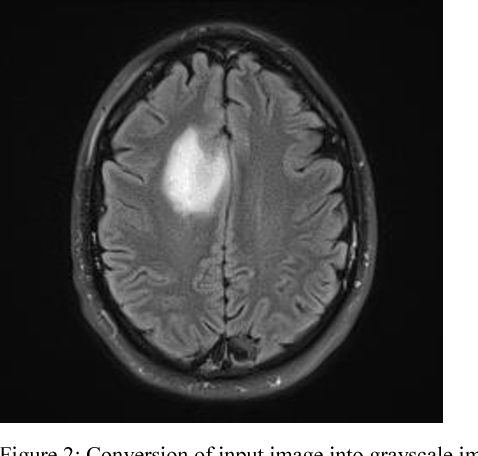
#> input picture Trabalho2/brain.png, 478 x 456 px
$ python Questao1.py
#> lines starting #> are read from the running program, lines starting #| are printed output that depends on the picture; after the words box and inside, x2 and y2 are one past the last pixel; in counts of white or black regions, pixels touching at a corner belong together
import cv2
import numpy as np
from skimage.filters import threshold_otsu
from skimage.morphology import opening, closing, disk
from skimage.measure import label, regionprops
import matplotlib.pyplot as plt

import cv2
import numpy as np

img = cv2.imread("brain.png")
#> img is the input picture: shape (456, 478, 3); min 0, max 255, mean 76.8
cv2.imwrite("brain_cortado.png", img[0:420, 0:430])
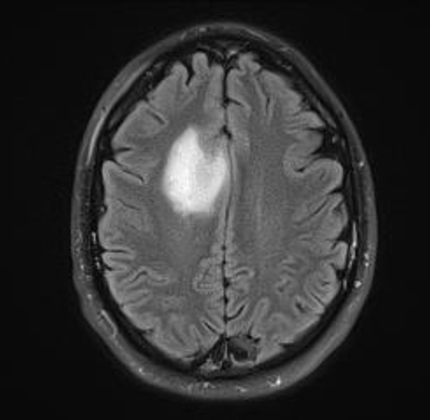
#> saved as brain_cortado.png: shape (420, 430, 3); min 2, max 253, mean 50.2

# Filtro passa-baixas (blur gaussiano) e mediana
# Leve borragem
GAUSSIAN_KERNEL = (5, 5)
GAUSSIAN_SIGMA = 1.0
MEDIAN_KERNEL = 5

# Apartir de 10 já começa a perder/inserir falsas informaçes
MORPH_RADIUS = 5            # aumentar ou diminuir para alterar o efeito dos quadrados
SELEM = disk(MORPH_RADIUS)

# 1. Ler imagem
img = cv2.imread("brain_cortado.png")

if img is None:
    raise FileNotFoundError("A imagem brain.png não foi encontrada no diretório!")

# 2. Converter para monocromática
gray = cv2.cvtColor(img, cv2.COLOR_BGR2GRAY)

# 3. Filtro passa-baixas + mediana
low_pass = cv2.GaussianBlur(gray, GAUSSIAN_KERNEL, GAUSSIAN_SIGMA)
denoised = cv2.medianBlur(low_pass, MEDIAN_KERNEL)

# 4. Limiar via histograma (Otsu)
# Esse valor depende dos filtros aplicados
# Para os valores atuais o threshold aceitaveis sao entr 140 e 190
threshold_value = 144
binary = denoised > threshold_value
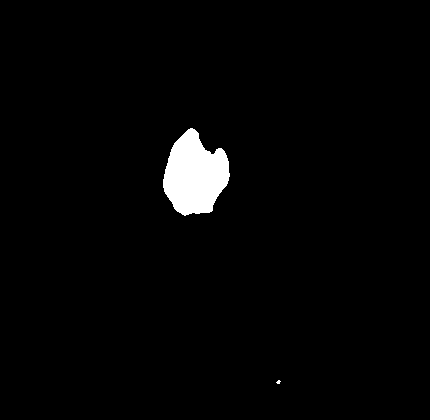
#> binary: shape (420, 430) bool; 2.2% white; 2 white regions (1 under 20 px), largest, box (x1, y1, x2, y2) and area: (163, 128, 230, 216) 3988

# 5. Abertura + Fechamento
opened = opening(binary, SELEM)
#> opened: shape (420, 430) bool; 2.2% white; 1 white region, box (x1, y1, x2, y2) and area: (163, 128, 230, 216) 3966
closed = closing(opened, SELEM)
#> closed: shape (420, 430) bool; 2.2% white; 1 white region, box (x1, y1, x2, y2) and area: (163, 128, 230, 216) 3977

# 6. Conectividade e detecção do maior componente
labels = label(closed)
#> labels: shape (420, 430) int32; values 0 (black) and 1 (white), 2.2% white; 1 white region
regions = regionprops(labels)
#> regions = 1 regions; box (x1, y1, x2, y2) and area: (163, 128, 230, 216) 3977

if len(regions) == 0:
    print("Nenhum elemento conexo encontrado!")
else:
    # Selecionar o maior componente
    largest_region = max(regions, key=lambda r: r.area)
    tumor_mask = labels == largest_region.label

# Resultados
plt.figure(figsize=(12, 8))

plt.subplot(231)
plt.title("Original")
plt.imshow(cv2.cvtColor(img, cv2.COLOR_BGR2RGB))
plt.axis("off")

plt.subplot(232)
plt.title("Monocromática")
plt.imshow(gray, cmap="gray")
plt.axis("off")

plt.subplot(233)
plt.title("Após filtros")
plt.imshow(denoised, cmap="gray")
plt.axis("off")

plt.subplot(234)
plt.title("Binarização")
plt.imshow(binary, cmap="gray")
plt.axis("off")

plt.subplot(235)
plt.title("Abertura + Fechamento")
plt.imshow(closed, cmap="gray")
plt.axis("off")

plt.subplot(236)
plt.title("tumor")
plt.imshow(tumor_mask, cmap="gray")
plt.axis("off")

plt.tight_layout()
plt.show()
